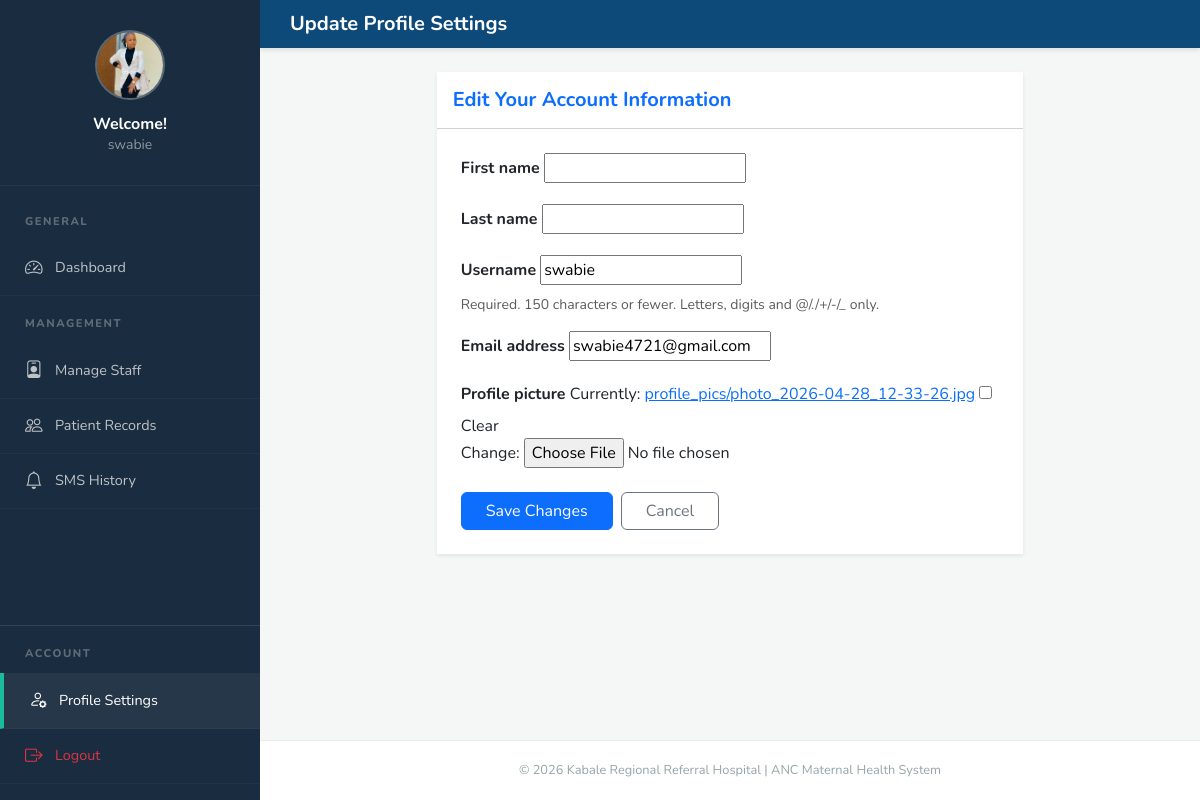
The app's page /accounts/profile/update/ (signed in) with its own data.
### accounts/models.py (models this page shows, shortened)
class User(AbstractUser):
    ROLE_CHOICES = [
        ('ADMIN', 'Admin'),
        ('DOCTOR', 'Doctor'),
        ('NURSE', 'Nurse'),
        ('PATIENT', 'Patient'),
    ]
    role = models.CharField(max_length=20, choices=ROLE_CHOICES, blank=True, null=True)
    phone_number = models.CharField(max_length=20, blank=True, null=True)
    profile_picture = models.ImageField(upload_to='profile_pics/', null=True, blank=True)
    must_change_password = models.BooleanField(default=False)

### accounts/views.py (the view, shortened to what this page needs)
# urls.py: path('profile/update/', views.ProfileUpdateView.as_view(), name='profile_update'),
class ProfileUpdateView(LoginRequiredMixin, UpdateView):
    model = User
    template_name = 'accounts/profile_update.html'
    fields = ['first_name', 'last_name', 'username', 'email', 'profile_picture']
    def get_object(self):
        return self.request.user

### templates/accounts/profile_update.html (shortened to what this page needs)
{% extends "base.html" %}
{% block panel_title %}Update Profile Settings{% endblock %}
{% block content %}
<div class="row justify-content-center">
    <div class="col-md-8">
        <div class="card shadow-sm border-0">
            <div class="card-header bg-white py-3">
                <h5 class="mb-0 fw-bold text-primary">Edit Your Account Information</h5>
            </div>
            <div class="card-body p-4">
                <form method="post" enctype="multipart/form-data">
                    {% for field in form %}
                        <div class="mb-3">
                            <label class="form-label fw-bold">{{ field.label }}</label>
                            {{ field }}
                            {% if field.help_text %}
                                <div class="form-text">{{ field.help_text }}</div>
                            {% endif %}
                        </div>
                    {% endfor %}
                    <div class="mt-4 d-flex gap-2">
                        <button type="submit" class="btn btn-primary px-4">Save Changes</button>
                        <a href="{% url 'home' %}" class="btn btn-outline-secondary px-4">Cancel</a>
                    </div>
                </form>
            </div>
        </div>
    </div>
</div>
{% endblock %}

### templates/base.html (shortened to what this page needs)
<!DOCTYPE html>
<html lang="en">
<head>
    <link href="https://cdn.jsdelivr.net/npm/bootstrap@5.3.2/dist/css/bootstrap.min.css" rel="stylesheet">
    <link href="https://cdn.jsdelivr.net/npm/bootstrap-icons@1.11.3/font/bootstrap-icons.min.css" rel="stylesheet">
</head>
<body>
<div id="sidebar">
    <div class="sidebar-header">
        <div class="avatar-circle">
            {% if user.profile_picture %}
                <img src="{{ user.profile_picture.url }}" style="width:100%; height:100%; object-fit:cover;">
            {% else %}
                <i class="bi bi-person-fill fs-2"></i>
            {% endif %}
        </div>
        <h6 class="mb-0 fw-bold">Welcome!</h6>
        <p class="small opacity-50 mb-0">{{ user.username|default:"Guest" }}</p>
    </div>
    <nav class="mt-2 flex-grow-1">
        <div class="sidebar-heading">General</div>
        {% if user.is_authenticated %}
            {% if user.role == 'ADMIN' or user.is_superuser %}
                <a href="{% url 'accounts:admin_dashboard' %}" class="sidebar-link {% if 'admin_dashboard' in request.path %}active{% endif %}">
                    <i class="bi bi-speedometer2"></i> Dashboard
                </a>
                <div class="sidebar-heading">Management</div>
                <a href="{% url 'accounts:staff_list' %}" class="sidebar-link"><i class="bi bi-person-badge"></i> Manage Staff</a>
                <a href="{% url 'accounts:patient_list' %}" class="sidebar-link"><i class="bi bi-people"></i> Patient Records</a>
                <a href="{% url 'reminders:reminder_history' %}" class="sidebar-link"><i class="bi bi-bell"></i> SMS History</a>
            {% endif %}
        {% else %}
            <a href="{% url 'accounts:login' %}" class="sidebar-link"><i class="bi bi-lock"></i> Login</a>
        {% endif %}
    </nav>
    {% if user.is_authenticated %}
    <div class="mt-auto border-top border-white border-opacity-10 pb-3">
        <div class="sidebar-heading">Account</div>
        <a href="{% url 'accounts:profile_update' %}" class="sidebar-link {% if 'profile' in request.path %}active{% endif %}">
            <i class="bi bi-person-gear"></i> Profile Settings
        </a>
        <form action="{% url 'accounts:logout' %}" method="post" id="logoutForm">
            <a href="#" onclick="document.getElementById('logoutForm').submit();" class="sidebar-link text-danger">
                <i class="bi bi-box-arrow-right"></i> Logout
            </a>
        </form>
    </div>
    {% endif %}
</div>
<div class="main-wrapper">
    <header class="control-header">
        <div class="d-flex align-items-center">
            <h5 class="mb-0 fw-bold">{% block panel_title %}ANC Portal{% endblock %}</h5>
        </div>
    </header>
    <div class="p-4 container-fluid">
        {% block content %}{% endblock %}
    </div>
    <footer class="footer-refined">
        &copy; {% now "Y" %} Kabale Regional Referral Hospital | ANC Maternal Health System
    </footer>
</div>
</body>
</html>

### templates/base.html (style rules this page uses)
:root { --sidebar-bg: #1a2c3f; --header-bg: #0d4a7a; --accent-green: #1abc9c; --content-bg: #f4f7f6; --green-main: #27ae60; --orange-main: #e67e22; --red-main: #e74c3c; --blue-main: #3498db; --radius-none: 0px; }
* { font-family: 'Nunito', sans-serif; }
body { background: var(--content-bg); overflow-x: hidden; }
#sidebar { width: 260px; height: 100vh; position: fixed; left: 0; top: 0; background: var(--sidebar-bg); color: #fff; z-index: 1000; transition: all 0.3s; display: flex; flex-direction: column; overflow-y: auto; scrollbar-width: thin; scrollbar-color: rgba(255,255,255,0.2) transparent; }
.sidebar-header { padding: 30px 20px; text-align: center; border-bottom: 1px solid rgba(255,255,255,0.05); flex-shrink: 0; }
.avatar-circle { width: 70px; height: 70px; background: rgba(255,255,255,0.1); border-radius: 50%; display: flex; align-items: center; justify-content: center; margin: 0 auto 15px; border: 2px solid rgba(255,255,255,0.2); overflow: hidden; }
.sidebar-link { padding: 14px 25px; color: #bdc3c7; display: flex; align-items: center; text-decoration: none; transition: 0.2s; font-size: 0.9rem; border-bottom: 1px solid rgba(255,255,255,0.03); }
.sidebar-link i { font-size: 1.1rem; width: 30px; }
.sidebar-link:hover, .sidebar-link.active { background: rgba(255,255,255,0.05); color: #fff; border-left: 4px solid var(--accent-green); }
.sidebar-heading { padding: 20px 25px 10px; font-size: 0.7rem; text-transform: uppercase; letter-spacing: 1.5px; color: rgba(255,255,255,0.3); font-weight: 800; }
.main-wrapper { margin-left: 260px; min-height: 100vh; display: flex; flex-direction: column; }
.control-header { background: var(--header-bg); color: white; padding: 12px 30px; display: flex; justify-content: space-between; align-items: center; box-shadow: 0 2px 5px rgba(0,0,0,0.1); }
.card { border: none; border-radius: var(--radius-none); box-shadow: 0 2px 10px rgba(0,0,0,0.05); }
.footer-refined { margin-top: auto; padding: 20px; text-align: center; background: white; border-top: 1px solid #e9ecef; font-size: 0.8rem; color: #95a5a6; }

### records on screen
User: profile_picture (picture), username "swabie", form "swabie" "swabie4721@gmail.com"

### other values on screen
{{ field.label }} "First name" "Last name" "Username" "Email address" "Profile picture"
{{ field.help_text }} "Required. 150 characters or fewer. Letters, digits and @/./+/-/_ only."
